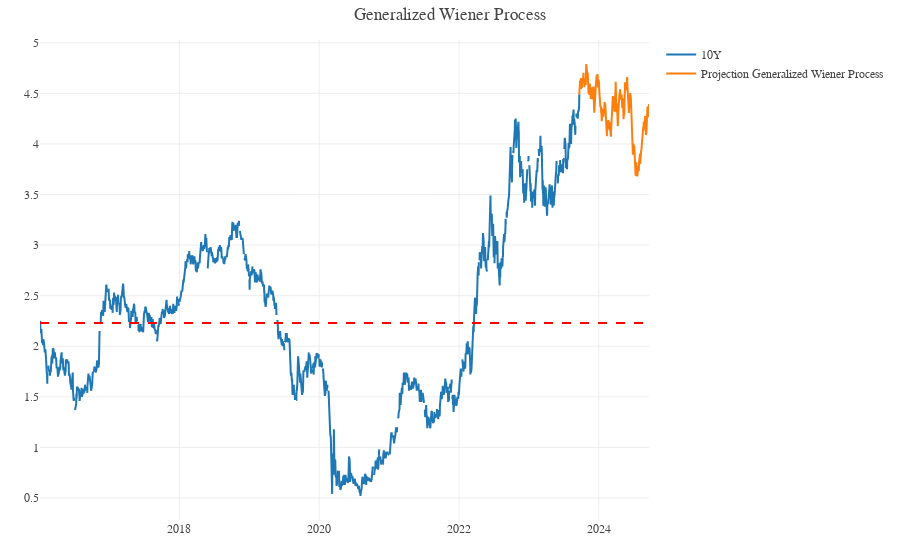

This figure's notebook cell:
### Code cell
time = 365
interval = 1 
initial_rate = ten_year_yield['10Y'].to_list()[-1]
generalized_wiener_process_rates = [initial_rate]

r = initial_rate
for i in range(0,time, interval):
    r +=  estimated_b * np.random.normal() * np.sqrt(interval/time)
    generalized_wiener_process_rates.append(r)


fig = go.Figure()

fig.add_trace(
    go.Scatter( x = ten_year_yield['index'],
                y = ten_year_yield['10Y'],
                name = '10Y'))

fig.add_trace(
    go.Scatter( x = pd.date_range(ten_year_yield['index'].to_list()[-1], periods = 365),
                y = generalized_wiener_process_rates,
                name = 'Projection Generalized Wiener Process'))

fig.add_hline(y = estimated_a, 
              line_dash = "dash", 
              line_color = "red",
              name = 'Long Term Average')

fig.update_layout(template = temp, title = "Generalized Wiener Process")
fig.show()

### Figure 1 — Plotly figure (JSON) as saved in the notebook; plotly's stock layout.template omitted (floating-point values rounded to 4 significant figures; data arrays with more than 128 entries replaced by an {"elided": "..."} marker saying what was removed)
{"data": [{"name": "10Y", "type": "scatter", "x": {"elided": "2014 str values"}, "y": {"elided": "2014 float values"}}, {"name": "Projection Generalized Wiener Process", "type": "scatter", "x": {"elided": "365 str values"}, "y": {"elided": "366 float values"}}], "layout": {"shapes": [{"line": {"color": "red", "dash": "dash"}, "name": "Long Term Average", "type": "line", "x0": 0, "x1": 1, "xref": "x domain", "y0": 2.231, "y1": 2.231, "yref": "y"}], "title": {"text": "Generalized Wiener Process"}}}
